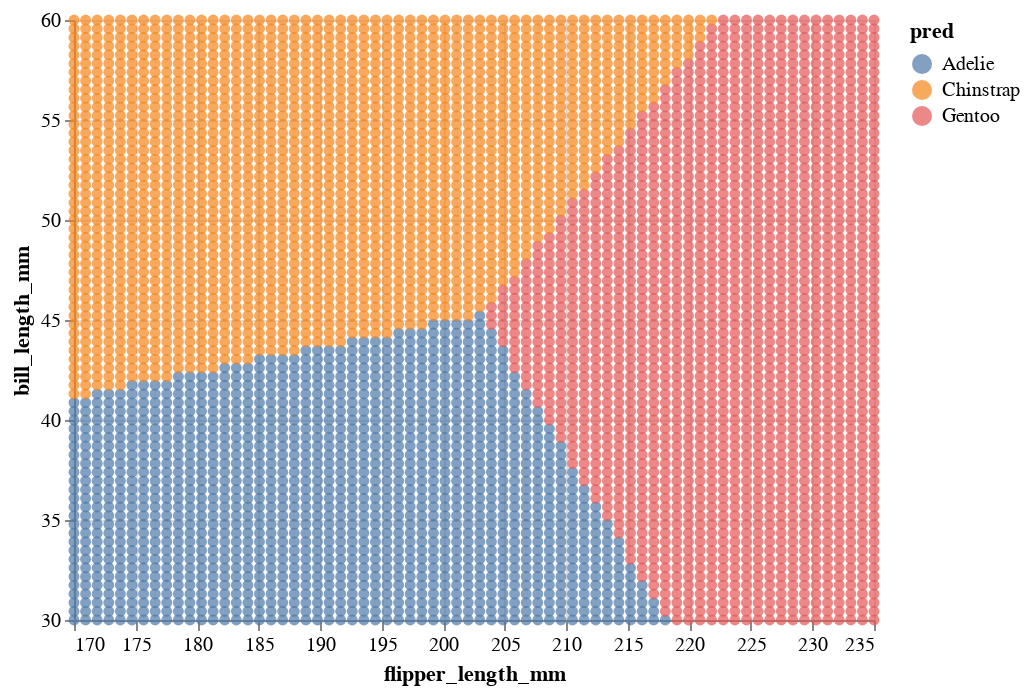

Notebook source saved alongside this figure:
### Markdown cell above
Here is another illustration of the decision boundary.  I believe it should be the exact same image as above.  (But notice we are using `df_art2` instead of `df_art`.)

### Code cell
alt.Chart(df_art2).mark_circle().encode(
    x=alt.X(cols[0], scale=alt.Scale(zero=False)),
    y=alt.Y(cols[1], scale=alt.Scale(zero=False)),
    color="pred"
)

### Figure 1 — Vega-Lite specification as saved in the notebook (floating-point values rounded to 4 significant figures; data arrays with more than 128 entries replaced by an {"elided": "..."} marker saying what was removed)
{"config": {"view": {"continuousWidth": 400, "continuousHeight": 300}}, "data": {"name": "data-4f7eae9a254ef5cdfa6311fa6b6798ec"}, "mark": "circle", "encoding": {"color": {"field": "pred", "type": "nominal"}, "x": {"field": "flipper_length_mm", "scale": {"zero": false}, "type": "quantitative"}, "y": {"field": "bill_length_mm", "scale": {"zero": false}, "type": "quantitative"}}, "$schema": "https://vega.github.io/schema/vega-lite/v4.17.0.json", "datasets": {"data-4f7eae9a254ef5cdfa6311fa6b6798ec": {"elided": "4900 records"}}}
